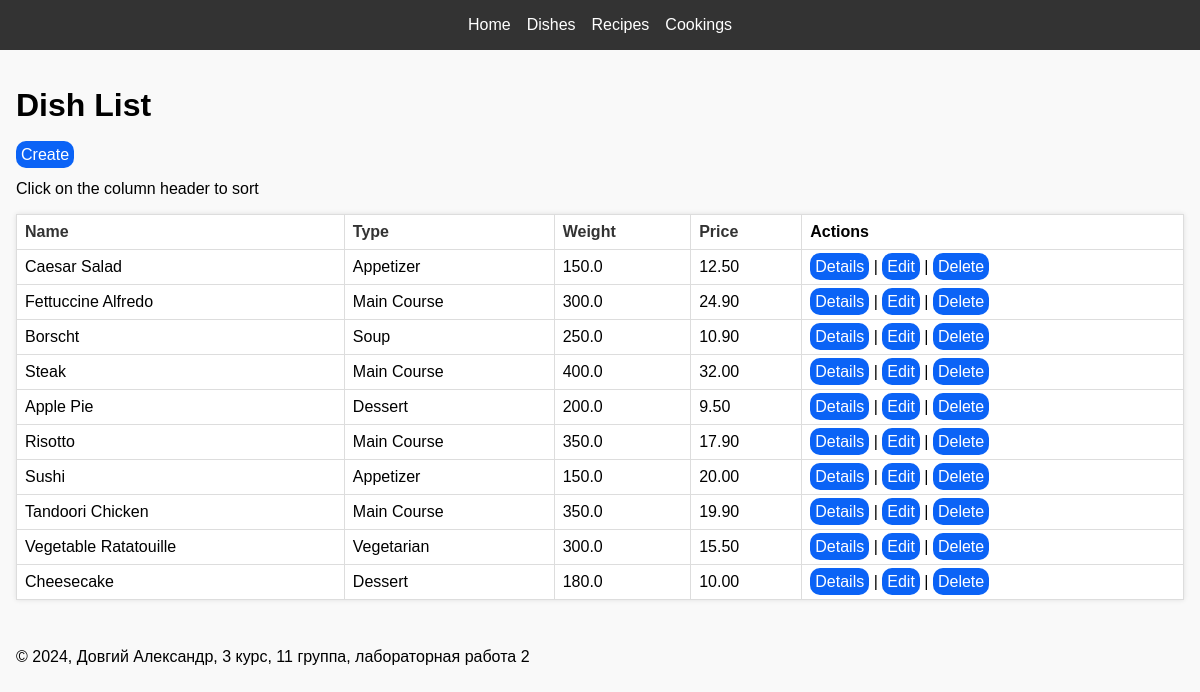
Screenshot of /dishes/ with the database file from the repository.
### core/models.py (models this page shows, shortened)
class Dish(models.Model):
    name = models.CharField(max_length=255)
    type = models.CharField(max_length=255)
    weight = models.FloatField()
    price = models.DecimalField(max_digits=10, decimal_places=2)

### core/views.py (the view)
# urls.py: path('dishes/', views.dish_list, name='dish_list'),
def dish_list(request):
    sort = request.GET.get('sort', 'id')
    order = request.GET.get('order', 'asc')
    dishes = Dish.objects.all()
    if sort in ['id', 'name', 'type', 'weight', 'price']:
        if order == 'desc':
            sort = f'-{sort}'
        dishes = dishes.order_by(sort)
    else:
        return render(request, '404.html')
    return render(request, 'dishes/dish_list.html', {
        'dishes': dishes,
        'current_sort': request.GET.get('sort', 'id'),
        'current_order': request.GET.get('order', 'asc'),
    })

### templates/dishes/dish_list.html (shortened to what this page needs)
{% extends 'base.html' %}
{% block content %}
<h1>Dish List</h1>
<a class="floating-button" href="{% url 'dish_create' %}">Create</a>
{% if current_sort != 'id' %}
    <p>Current sort: {{ current_sort }} {% if current_order == 'asc' %}ascending{% else %}descending{% endif %}</p>
{% else %}
    <p>Click on the column header to sort</p>
{% endif %}
<table>
    <thead>
        <tr>
            <th><a href="?sort=name&order={% if current_sort == 'name' and current_order == 'asc' %}desc{% else %}asc{% endif %}" aria-sort="{% if current_sort == 'name' %}{{ current_order }}{% endif %}">Name</a></th>
            <th><a href="?sort=type&order={% if current_sort == 'type' and current_order == 'asc' %}desc{% else %}asc{% endif %}" aria-sort="{% if current_sort == 'type' %}{{ current_order }}{% endif %}">Type</a></th>
            <th><a href="?sort=weight&order={% if current_sort == 'weight' and current_order == 'asc' %}desc{% else %}asc{% endif %}" aria-sort="{% if current_sort == 'weight' %}{{ current_order }}{% endif %}">Weight</a></th>
            <th><a href="?sort=price&order={% if current_sort == 'price' and current_order == 'asc' %}desc{% else %}asc{% endif %}" aria-sort="{% if current_sort == 'price' %}{{ current_order }}{% endif %}">Price</a></th>
            <th>Actions</th>
        </tr>
    </thead>
    <tbody>
        {% for dish in dishes %}
        <tr>
            <td>{{ dish.name }}</td>
            <td>{{ dish.type }}</td>
            <td>{{ dish.weight }}</td>
            <td>{{ dish.price }}</td>
            <td>
                <a class="floating-button" href="{% url 'dish_detail' dish.id %}">Details</a> |
                <a class="floating-button" href="{% url 'dish_edit' dish.id %}">Edit</a> |
                <a class="floating-button" href="{% url 'dish_delete' dish.id %}">Delete</a>
            </td>
        </tr>
        {% endfor %}
    </tbody>
</table>
{% endblock %}

### templates/base.html (shortened to what this page needs)
<!DOCTYPE html>
<html lang="en">
<head>
</head>
<body>
    <header>
        <nav class="navbar">
            <ul>
                <li><a href="{% url 'index' %}">Home</a></li>
                <li><a href="{% url 'dish_list' %}">Dishes</a></li>
                <li><a href="{% url 'recipe_list' %}">Recipes</a></li>
                <li><a href="{% url 'cooking_list' %}">Cookings</a></li>
            </ul>
        </nav>
    </header>
    <main>
        {% block content %}
        {% endblock %}
    </main>
    <footer>
        <p>&copy; 2024, Довгий Александр, 3 курс, 11 группа, лабораторная работа 2</p>
    </footer>
</body>
</html>

### templates/base.html (style rules this page uses)
body { font-family: Arial, sans-serif; margin: 0; padding: 0; background-color: #f9f9f9; }
.navbar { background-color: #333; color: white; padding: 1rem; display: flex; justify-content: space-around; }
.navbar ul { list-style: none; margin: 0; padding: 0; display: flex; gap: 1rem; }
.navbar a { color: white; text-decoration: none; }
main, footer { padding: 1rem; }
table { width: 100%; border-collapse: collapse; margin-top: 1rem; background-color: white; box-shadow: 0 0 5px rgba(0, 0, 0, 0.1); }
table th, table td { padding: 0.5rem; border: 1px solid #ddd; text-align: left; }
table th a { text-decoration: none; color: #333; }
.floating-button { border-radius: 10px; color: white; transition: .2s linear; background: #0B63F6; padding: 5px; text-decoration: none; outline: none; border: none; font-size: 16px; }

### rows the page displays
Dish: name "Caesar Salad", type "Appetizer", weight "150.0", price "12.50"
Dish: name "Fettuccine Alfredo", type "Main Course", weight "300.0", price "24.90"
Dish: name "Borscht", type "Soup", weight "250.0", price "10.90"
Dish: name "Steak", type "Main Course", weight "400.0", price "32.00"
Dish: name "Apple Pie", type "Dessert", weight "200.0", price "9.50"
Dish: name "Risotto", type "Main Course", weight "350.0", price "17.90"
Dish: name "Sushi", type "Appetizer", weight "150.0", price "20.00"
Dish: name "Tandoori Chicken", type "Main Course", weight "350.0", price "19.90"
Dish: name "Vegetable Ratatouille", type "Vegetarian", weight "300.0", price "15.50"
Dish: name "Cheesecake", type "Dessert", weight "180.0", price "10.00"
